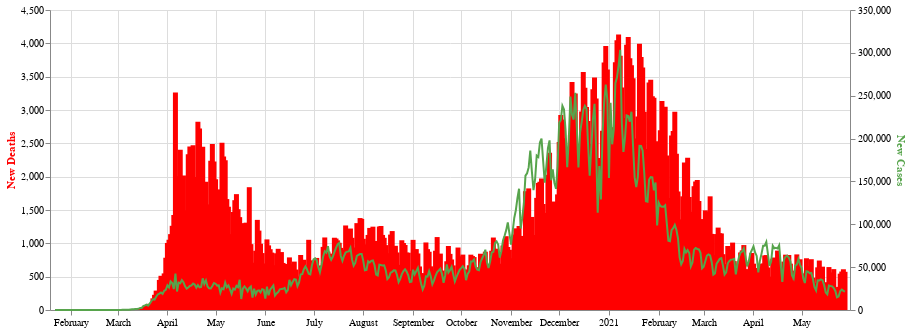

The notebook cell saved with this chart:
### Code cell
alt.layer(new_deaths_chart, new_cases_chart).resolve_scale(
    y = 'independent'
)

### Figure 1 — Vega-Lite specification as saved in the notebook (floating-point values rounded to 4 significant figures; data arrays with more than 128 entries replaced by an {"elided": "..."} marker saying what was removed)
{"config": {"view": {"continuousWidth": 400, "continuousHeight": 300}}, "layer": [{"mark": "bar", "encoding": {"color": {"value": "red"}, "x": {"type": "temporal", "axis": {"title": null}, "field": "submission_date"}, "y": {"type": "quantitative", "axis": {"title": "New Deaths", "titleColor": "red"}, "field": "new_death"}}}, {"mark": "line", "encoding": {"color": {"value": "#57A44C"}, "x": {"type": "temporal", "axis": {"title": null}, "field": "submission_date"}, "y": {"type": "quantitative", "axis": {"title": "New Cases", "titleColor": "#57A44C"}, "field": "new_case"}}, "width": 800}], "data": {"name": "data-a6aec9434eb804dc3f38ea0ce83d074f"}, "resolve": {"scale": {"y": "independent"}}, "$schema": "https://vega.github.io/schema/vega-lite/v4.8.1.json", "datasets": {"data-a6aec9434eb804dc3f38ea0ce83d074f": {"elided": "493 records"}}}
